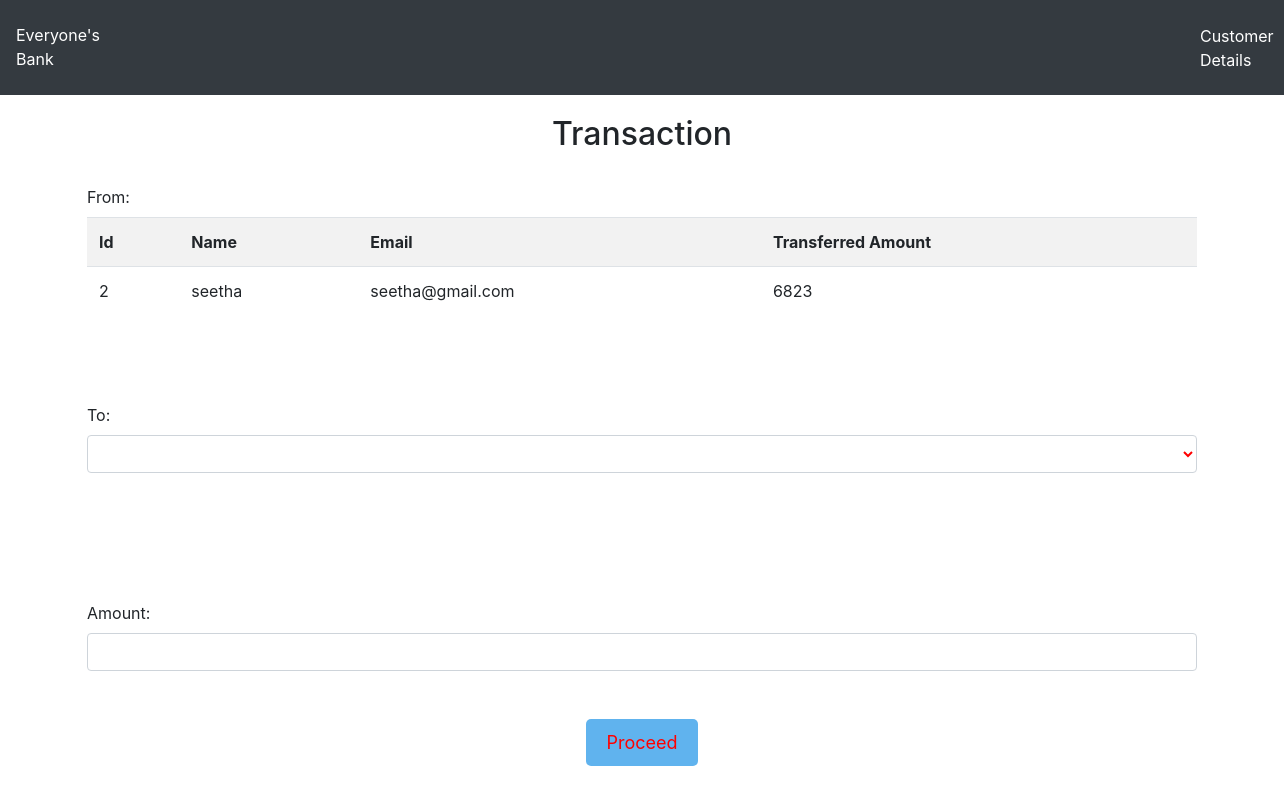
The page /transfer.php?id=2 on the database its author committed.
### tables this page shows
CREATE TABLE `users` (
  `id` int(11) NOT NULL,
  `name` varchar(50) NOT NULL,
  `email` varchar(50) NOT NULL,
  `credits` int(10) NOT NULL
);

### transfer.php (the view, shortened to what this page needs)
<!DOCTYPE html>
<html lang="en">
<head>
    <link rel="stylesheet" href="https://maxcdn.bootstrapcdn.com/bootstrap/4.0.0/css/bootstrap.min.css">
</head>
<body>
  <nav class="navbar navbar-expand-sm bg-dark navbar-dark">
  <p class="logo-text">Everyone's Bank</p>
  <ul class="navbar-nav">
  <li class="list-customer">
  <a class="nav-link1" href="viewusers.php">Customer Details</a>
  </li>
  </ul>
  </nav>
    <div class="container divStyle">
        <h2>Transaction </h2>
            <?php
                include 'config.php';
                $sid=$_GET['id'];
                $sql = "SELECT * FROM  users where id=$sid";
                $query=mysqli_query($conn,$sql);
                $rows=mysqli_fetch_array($query);
            ?>
            <form method="post" name="tcredit" class="tabletext" ><br/>
        <label> From: </label><br/>
        <div>
            <table class="table roundedCorners  tabletext table-hover  table-striped table-condensed"  >
                <tr>
                    <th>Id</th>
                    <th>Name</th>
                    <th>Email</th>
                    <th> Transferred Amount</th>
                </tr>
                <tr>
                    <td><?php echo $rows['id'] ?></td>
                    <td><?php echo $rows['name'] ?></td>
                    <td><?php echo $rows['email'] ?></td>
                    <td><?php echo $rows['credits'] ?></td>
                </tr>
            </table>
        </div>
        <br/><br/><br/>
        <label>To:</label>
        <select class=" form-control"   name="to" style="margin-bottom:5%;" required>
            <option value="" disabled selected> </option>
            <?php
                include 'config.php';
                $sid=$_GET['id'];
                $sql = "SELECT * FROM users where id!=$sid";
                $query=mysqli_query($conn,$sql);
                while($rows = mysqli_fetch_array($query)) {
            ?>
                <option class="table text-center table-striped " value="<?php echo $rows['id'];?>" >
                </option>
            <?php
                }
            ?>
        </select> <br/><br/><br/>
            <label>Amount:</label>
            <input type="number" id="amm" class="form-control" name="amount" min="0" required  />  <br/><br/>
                <div class="text-center btn3" >
            <button class="button" name="submit" type="submit" id="myBtn">Proceed</button>
            </div>
        </form>
    </div>
</body>
</html>

### transfer.php (style rules this page uses)
.logo-text, .nav-link1 { color: white; padding-top: 15px; }
.list-customer { padding-left: 1100px; color:brown; }
.button { background-color: #60B3EE; border: none; color: red; padding: 10px 20px; text-align: center; text-decoration: none; display: inline-block; font-size: 18px; margin: 0px 2px; border-radius: 5px; }
h2 { text-align: center; margin-top: 20px; }
.form-control { color:red; }

### rows shown on the page
users: id "2", name "seetha", email "seetha@gmail.com", credits "6823"
